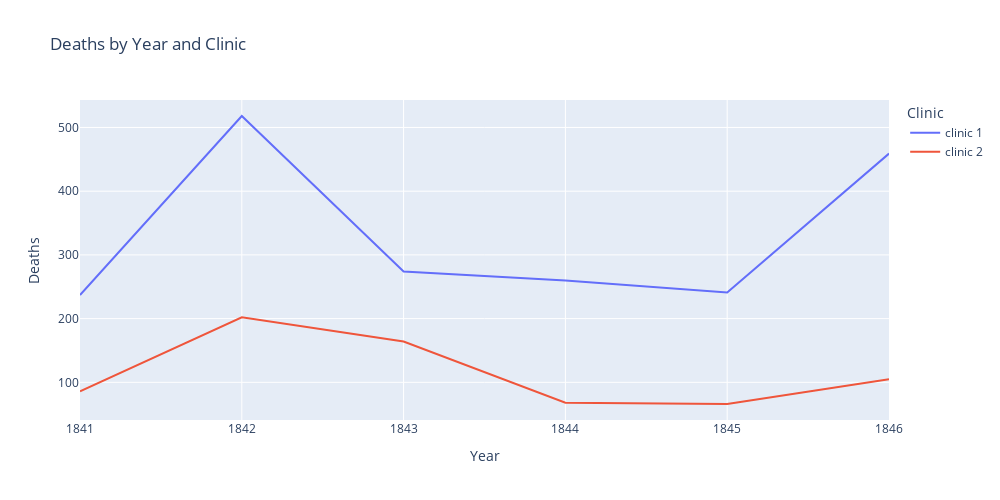

Notebook code cell kept with this figure:
### Code cell
fig = px.line(df_yearly, x='year', y='deaths', color='clinic',
              labels={'year': 'Year', 'deaths': 'Deaths', 'clinic': 'Clinic'},
              title='Deaths by Year and Clinic',
              width=1000, height=500)

fig.show()

### Figure 1 — Plotly figure (JSON) as saved in the notebook; plotly's stock layout.template omitted (floating-point values rounded to 4 significant figures)
{"data": [{"hovertemplate": "Clinic=clinic 1<br>Year=%{x}<br>Deaths=%{y}<extra></extra>", "legendgroup": "clinic 1", "line": {"color": "#636efa", "dash": "solid"}, "marker": {"symbol": "circle"}, "mode": "lines", "name": "clinic 1", "orientation": "v", "showlegend": true, "type": "scatter", "x": [1841, 1842, 1843, 1844, 1845, 1846], "xaxis": "x", "y": [237, 518, 274, 260, 241, 459], "yaxis": "y"}, {"hovertemplate": "Clinic=clinic 2<br>Year=%{x}<br>Deaths=%{y}<extra></extra>", "legendgroup": "clinic 2", "line": {"color": "#EF553B", "dash": "solid"}, "marker": {"symbol": "circle"}, "mode": "lines", "name": "clinic 2", "orientation": "v", "showlegend": true, "type": "scatter", "x": [1841, 1842, 1843, 1844, 1845, 1846], "xaxis": "x", "y": [86, 202, 164, 68, 66, 105], "yaxis": "y"}], "layout": {"height": 500, "legend": {"title": {"text": "Clinic"}, "tracegroupgap": 0}, "title": {"text": "Deaths by Year and Clinic"}, "width": 1000, "xaxis": {"anchor": "y", "domain": [0, 1], "title": {"text": "Year"}}, "yaxis": {"anchor": "x", "domain": [0, 1], "title": {"text": "Deaths"}}}}
